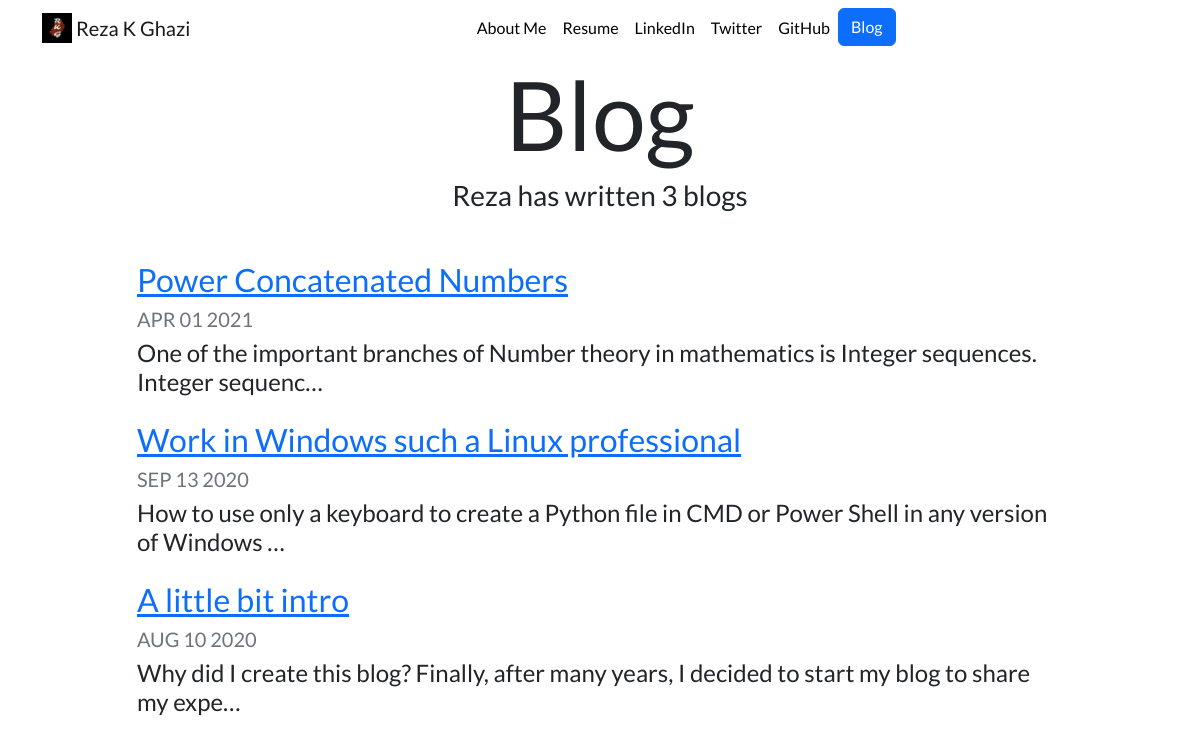
Screenshot of /blog/ with the database file from the repository.
### blog/models.py (models this page shows, shortened)
class Blog(models.Model):
    title = models.CharField(max_length=200)
    description = models.TextField()
    date = models.DateField()
    url = models.URLField(blank=True)

### blog/views.py (the view)
# urls.py: path('', views.all_blogs, name='all_blogs'),
def all_blogs(request):
    blogs = Blog.objects.order_by('-date')[:5]
    return render(request, 'blog/all_blogs.html', {'blogs': blogs})

### blog/templates/blog/all_blogs.html (shortened to what this page needs)
{% extends 'portfolio/base.html' %}
{% load static %}
{% block  content %}
    <h1 id="blogtitle" class="font-weight-bold text-center">Blog</h1>
    <h3 class="text-center mb-5">Reza has written {{ blogs.count }} blog{{ blogs.count|pluralize }}</h3>
    {% for blog in blogs %}
        <div class="row justify-content-center my-3">
            <div class="col-md-10">
                <a href="{% url 'blog:detail' blog.id %}">
                    <h2>{{ blog.title }}</h2>
                </a>
                <h5 class="text-muted">{{ blog.date|date:'M d Y'|upper }}</h5>
                <h4>{{ blog.description|striptags|truncatechars:100 }}</h4>
            </div>
        </div>
    {% endfor %}
{% endblock %}

### portfolio/static/portfolio/custom.css (style rules this page uses)
body { font-family: 'Lato', sans-serif; }
#blogtitle { font-size: 6rem; }

### rows the page displays
Blog: title "Power Concatenated Numbers", date "APR 01 2021", description "One of the important branches of Number theory in mathematics is Integer sequences. Integer sequenc…"
Blog: title "Work in Windows such a Linux professional", date "SEP 13 2020", description "How to use only a keyboard to create a Python file in CMD or Power Shell in any version of Windows …"
Blog: title "A little bit intro", date "AUG 10 2020", description "Why did I create this blog? Finally, after many years, I decided to start my blog to share my expe…"

### other values shown
{{ blogs.count }} "3"
